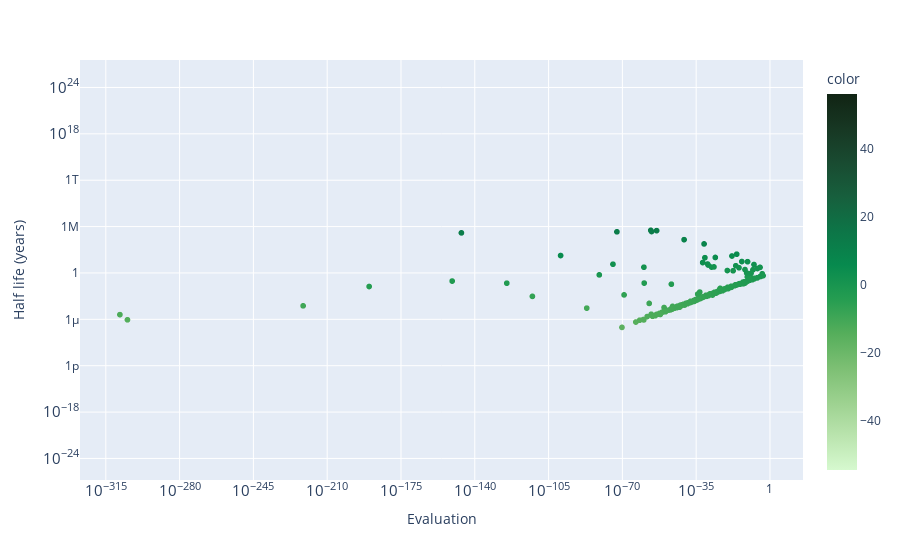

This figure's notebook cell:
### Code cell
px.scatter(power_density_df, x = 'Evaluation', y = 'Half life (years)', hover_name = 'Isotope', 
            color = e_t_dict['Half life (log(years))'], color_continuous_scale = 'algae',
            log_x= True, log_y= True)

### Figure 1 — Plotly figure (JSON) as saved in the notebook; plotly's stock layout.template omitted (floating-point values rounded to 4 significant figures; data arrays with more than 128 entries replaced by an {"elided": "..."} marker saying what was removed)
{"data": [{"hovertemplate": "<b>%{hovertext}</b><br><br>Evaluation=%{x}<br>Half life (years)=%{y}<br>color=%{marker.color}<extra></extra>", "hovertext": {"elided": "3558 str values"}, "legendgroup": "", "marker": {"color": {"elided": "3558 float values"}, "coloraxis": "coloraxis", "symbol": "circle"}, "mode": "markers", "name": "", "showlegend": false, "type": "scattergl", "x": {"elided": "3558 float values"}, "xaxis": "x", "y": {"elided": "3558 mixed values"}, "yaxis": "y"}], "layout": {"coloraxis": {"colorbar": {"title": {"text": "color"}}, "colorscale": [[0, "rgb(214, 249, 207)"], [0.09091, "rgb(186, 228, 174)"], [0.1818, "rgb(156, 209, 143)"], [0.2727, "rgb(124, 191, 115)"], [0.3636, "rgb(85, 174, 91)"], [0.4545, "rgb(37, 157, 81)"], [0.5455, "rgb(7, 138, 78)"], [0.6364, "rgb(13, 117, 71)"], [0.7273, "rgb(23, 95, 61)"], [0.8182, "rgb(25, 75, 49)"], [0.9091, "rgb(23, 55, 35)"], [1, "rgb(17, 36, 20)"]]}, "legend": {"tracegroupgap": 0}, "margin": {"t": 60}, "xaxis": {"anchor": "y", "domain": [0, 1], "title": {"text": "Evaluation"}, "type": "log"}, "yaxis": {"anchor": "x", "domain": [0, 1], "title": {"text": "Half life (years)"}, "type": "log"}}}
